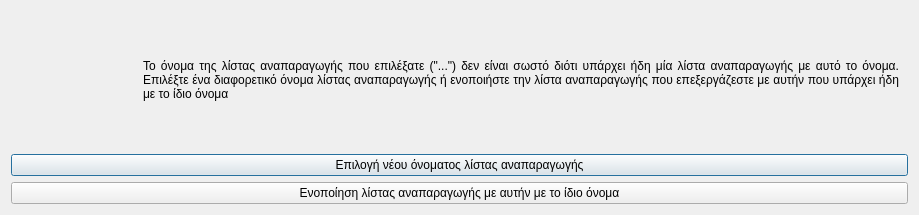
<?xml version="1.0" encoding="UTF-8"?>
<ui version="4.0">
 <class>Dialog</class>
 <widget class="QDialog" name="Dialog">
  <property name="geometry">
   <rect>
    <x>0</x>
    <y>0</y>
    <width>919</width>
    <height>215</height>
   </rect>
  </property>
  <property name="windowTitle">
   <string>Λάθος όνομα λίστας αναπαραγωγής</string>
  </property>
  <property name="windowIcon">
   <iconset resource="../../../icons.qrc">
    <normaloff>:/rest-windows/assets/images/rest-windows/information.png</normaloff>:/rest-windows/assets/images/rest-windows/information.png</iconset>
  </property>
  <layout class="QGridLayout" name="gridLayout">
   <item row="0" column="0">
    <widget class="QFrame" name="frame">
     <property name="styleSheet">
      <string notr="true">QFrame{border:0px;}</string>
     </property>
     <property name="frameShape">
      <enum>QFrame::StyledPanel</enum>
     </property>
     <property name="frameShadow">
      <enum>QFrame::Raised</enum>
     </property>
     <layout class="QHBoxLayout" name="horizontalLayout">
      <item>
       <widget class="QLabel" name="image_label">
        <property name="maximumSize">
         <size>
          <width>117</width>
          <height>117</height>
         </size>
        </property>
        <property name="text">
         <string/>
        </property>
        <property name="pixmap">
         <pixmap resource="../../../icons.qrc">:/rest-windows/assets/images/rest-windows/information.png</pixmap>
        </property>
        <property name="scaledContents">
         <bool>true</bool>
        </property>
       </widget>
      </item>
      <item>
       <widget class="QLabel" name="label">
        <property name="text">
         <string>Το όνομα της λίστας αναπαραγωγής που επιλέξατε (&quot;...&quot;) δεν είναι σωστό διότι υπάρχει ήδη μία λίστα αναπαραγωγής με αυτό το όνομα. Επιλέξτε ένα διαφορετικό όνομα λίστας αναπαραγωγής ή ενοποιήστε την λίστα αναπαραγωγής που επεξεργάζεστε με αυτήν που υπάρχει ήδη με το ίδιο όνομα</string>
        </property>
        <property name="alignment">
         <set>Qt::AlignJustify|Qt::AlignVCenter</set>
        </property>
        <property name="wordWrap">
         <bool>true</bool>
        </property>
       </widget>
      </item>
     </layout>
    </widget>
   </item>
   <item row="1" column="0">
    <widget class="QPushButton" name="select_other_filename">
     <property name="text">
      <string>Επιλογή νέου όνοματος λίστας αναπαραγωγής</string>
     </property>
     <property name="icon">
      <iconset resource="../../../icons.qrc">
       <normaloff>:/rest-windows/assets/images/rest-windows/ok.png</normaloff>:/rest-windows/assets/images/rest-windows/ok.png</iconset>
     </property>
    </widget>
   </item>
   <item row="2" column="0">
    <widget class="QPushButton" name="merge_playlists">
     <property name="text">
      <string>Ενοποίηση λίστας αναπαραγωγής με αυτήν με το ίδιο όνομα</string>
     </property>
     <property name="icon">
      <iconset resource="../../../icons.qrc">
       <normaloff>:/rest-windows/assets/images/rest-windows/merge.png</normaloff>:/rest-windows/assets/images/rest-windows/merge.png</iconset>
     </property>
    </widget>
   </item>
  </layout>
 </widget>
 <tabstops>
  <tabstop>select_other_filename</tabstop>
  <tabstop>merge_playlists</tabstop>
 </tabstops>
 <resources>
  <include location="../../../icons.qrc"/>
 </resources>
 <connections/>
</ui>
